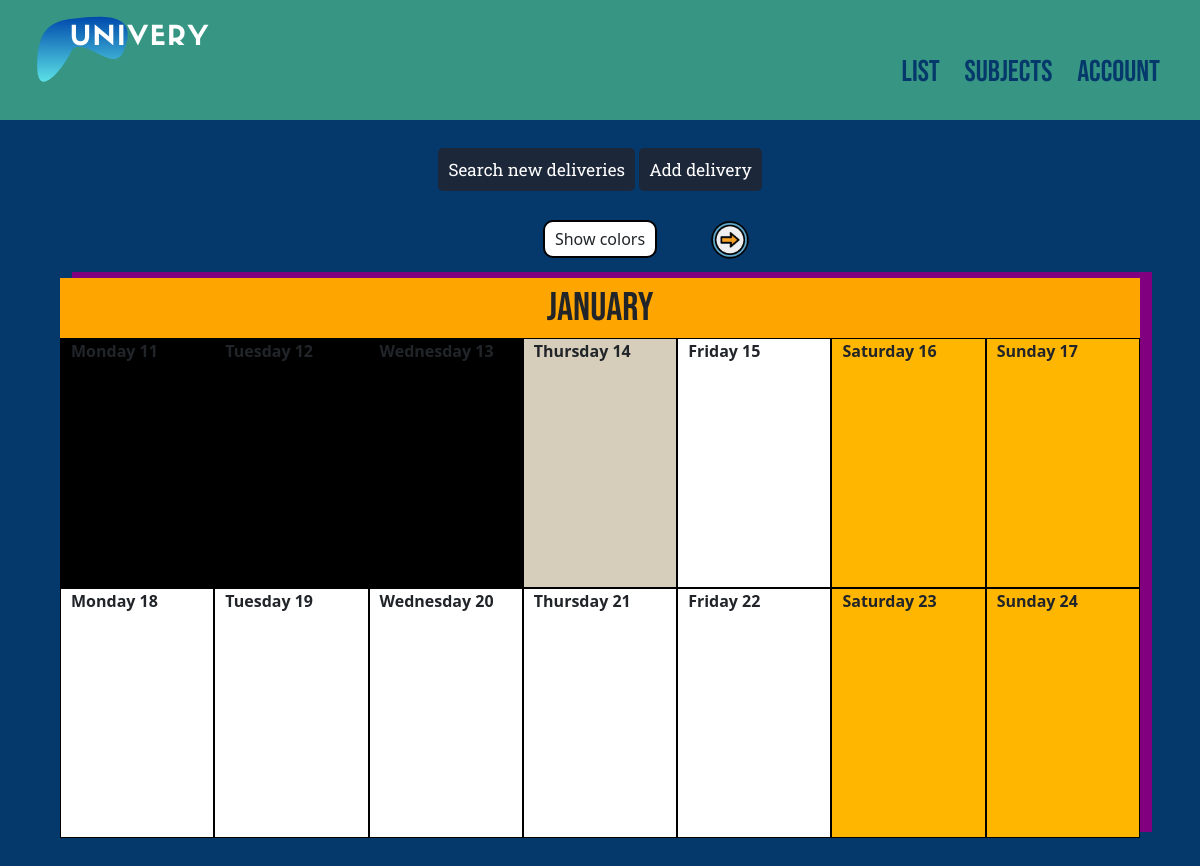
The app's page /calendar (signed in), older data.
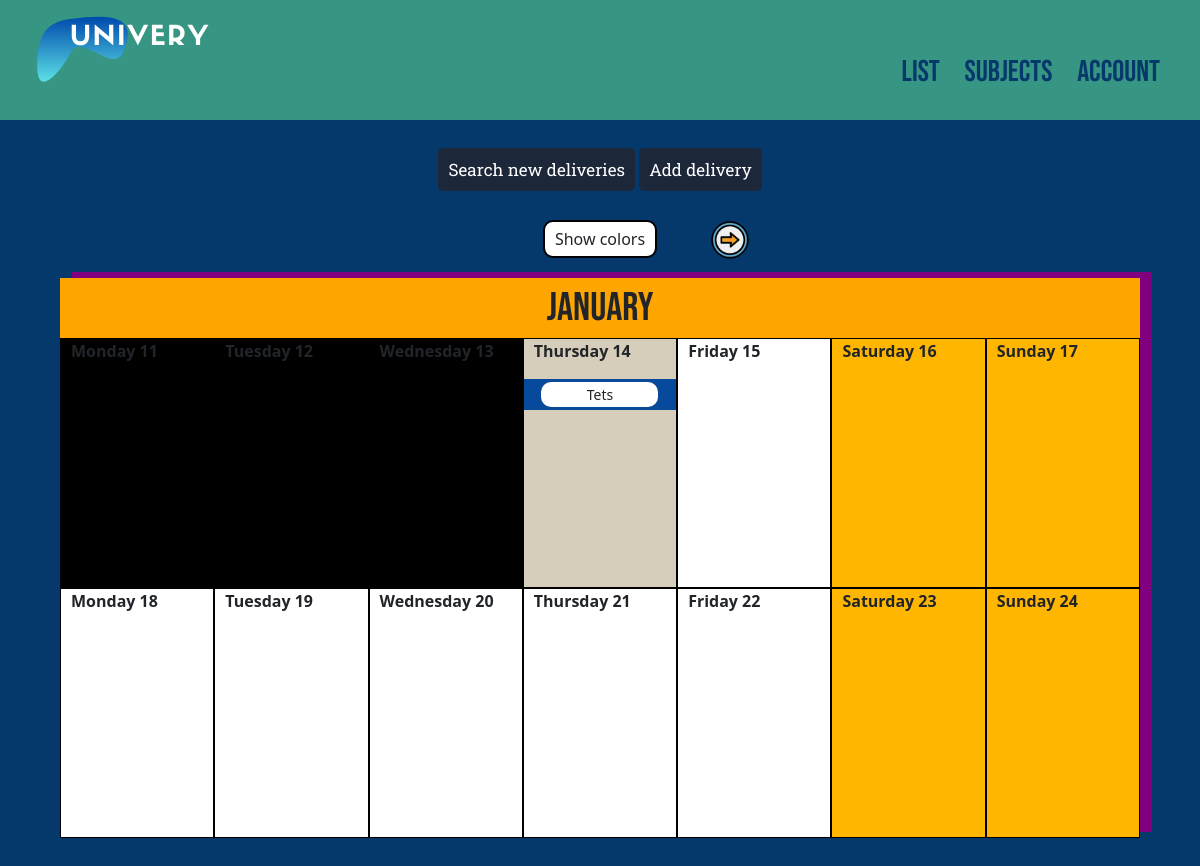
The same page, newer data.
### app/models.py (models this page shows, shortened)
class Delivery(db.Model):
    id = db.Column(db.Integer, primary_key=True)
    identification = db.Column(db.String(15), nullable=False, default=0)
    name = db.Column(db.String(80), nullable=False)
    description = db.Column(db.String(1000))
    toDate = db.Column(db.DateTime, nullable=True)
    toDateStr = db.Column(db.String(20), nullable=True)
    url = db.Column(db.String(300), nullable=True)
    hasEnded = db.Column(db.Boolean, nullable=False, default=False)
    subject_id = db.Column(db.String(15), db.ForeignKey('subject.identification'), nullable=False)
    users = db.relationship("UserDelivery", back_populates="delivery")

### app/deliveries/routes.py (the view)
@deliveries.route("/calendar")
@deliveries.route("/calendar/<int:n>")
@login_required
def calendar(n=0):
    days, month = get_days(14, n)
    return render_template('delivery/calendar.html', title="Calendar",
        days=days, month=month, view=n)

### app/deliveries/utils.py (called while the page is built)
def get_days(ndays, view):
    today = datetime.today()
    first_day = today - timedelta(days=today.weekday()) # Current week's Monday
    first_day += timedelta(days=ndays*view)             # Go back/forward view weeks
    days, months = [], set()
    for i in range(0, ndays):
        i_day = first_day + timedelta(days=i)
        months.add(i_day.strftime("%B"))
        elements = {
            'deliveries':[(
                    ud.delivery,
                    USbySubject(ud.delivery.subject_id)
                ) for ud in UDnotDone() if ud.delivery.toDateStr == str(i_day.date())
            ] if i_day >= today else [],
            'day': i_day.strftime("%A") + " " + str(i_day.day),
            'color': day_color(today, i_day)}
        days.append(elements)
    return days, "/".join(list(months))

def day_color(today, iday):
    if iday == today:
        return '#d6ceba'    # Color for today
    elif iday.weekday() > 4:
        return '#ffb600'    # Color for weekend
    elif iday < today:
        return '#000'       # Color for past
    else:
        return '#fff'       # Color for future

### app/global_utils.py (called while the page is built)
def UDnotDone():
    return db.session.query(UserDelivery).filter_by(
        user_id=current_user.id,
        isDone=False,
        isEliminated=False
    ).all()

def USbySubject(subject_id):
    return db.session.query(UserSubject).filter_by(
        subject_id=subject_id,
        user_id=current_user.id
    ).first()

### app/main/utils.py (called while the page is built)
    def __call__(self):
        if self.boolean:
            return render_template('errors/maintenance.html', title="Error")

### app/models.py (called while the page is built)
@login_manager.user_loader
def load_user(user_id):
    return User.query.get(int(user_id))

### app/templates/delivery/calendar.html (shortened to what this page needs)
{% extends "home.html" %}
{% block deliveries %}
<div class="calendar-page">
    <div class="colors-calendar">
        <a class="right" href="{{url_for('deliveries.calendar', n=view+1)}}">
            <img width="40px" height="40px" src="/static/web_pics/next.png" alt=""></a>
            <p class="colors-calendar-content" id="colors-btn">Show colors</p>
    </div>
    <div class="calendar">
        <div class="month-name">
            <p>{{month}}</p>
        </div>
        {% for day in days %}
        <div class="day" style="background-color: {{day['color']}};">
            <p class="day-corner">{{day['day']}}</p>
            {% for delivery, subject in day['deliveries'] %}
            <div class="day-element" onclick="openPopup([
                    '{{delivery.name}}',
                    '{{delivery.description}}',
                    '{{delivery.toDate}}',
                    '{{delivery.url}}',
                    'Done',
                    '{{subject.subject.name}}',
                    '{{subject.subject.identification}}',
                    '{{delivery.id}}'
                    ], '/calendar/{{view}}')" style="
                        background-color: {{subject.color}};
                        border:3px solid {{subject.color}};">
                <p class="day-element-name small-font">{{delivery.name}}</p>
            </div>
            {% endfor %}
        </div>
        {% endfor %}
    </div>
</div>
{% endblock deliveries %}

### app/templates/home.html (shortened to what this page needs)
{% extends "base.html" %}
{% block content %}
<div class="home">
    <div class="waiting-loading">
        <div id="waiting" class="refresh-box">
            <p>
                <a id="refresh-text" class="refresh-text" href="{{ url_for('deliveries.update_deliveries', next=request.endpoint) }}">Search new deliveries</a>
                <a class="refresh-text" href="{{ url_for('deliveries.add_delivery', next=request.endpoint) }}">Add delivery</a>
            </p>
        </div>
    </div>
    {% block deliveries %}{% endblock deliveries %}
</div>
{% endblock content %}

### app/templates/base.html (shortened to what this page needs)
<html lang="en">
<head>
    <link rel="stylesheet" type="text/css" href="/static/main.css">
    <link href="https://cdn.jsdelivr.net/npm/bootstrap@5.0.0-beta1/dist/css/bootstrap.min.css" rel="stylesheet">
</head>
<body style="background-color: #05386b;">
    <header class="header">
        <div class="header-left">
            <a href="{{ url_for('main.home') }}">
                <img id="logo" src="/static/web_pics/logo.png" alt="">
            </a>
        </div>
        <div class="header-right">
            <ul class="links">
                {% if current_user.is_authenticated %}
                    {% if request.endpoint and "calendar" not in request.endpoint %}
                    <li><a href="{{ url_for('deliveries.calendar') }}">Calendar</a></li>
                    {% else %}
                    <li><a href="{{ url_for('main.home') }}">List</a></li>
                    {% endif %}
                <li><a href="{{ url_for('subjects.subjects_page') }}">Subjects</a></li>
                <li><a href="{{ url_for('users.account') }}">Account</a></li>
                {% else %}
                <li><a href="{{ url_for('users.login') }}">Login</a></li>
                <li><a href="{{ url_for('users.register') }}">Register</a></li>
                {% endif %}
            </ul>
        </div>
    </header>
    {% block content %}{% endblock %}
</body>
</html>
</html>

### app/static/main.css (style rules this page uses)
* { margin: 0; padding: 0; -webkit-box-sizing: border-box; box-sizing: border-box; }
body { position: relative; min-height: 100vh; }
.right { float: right; }
.header { background-color: #379683; width: 100%; height: 120px; }
.header-right { width: 70%; height: 100%; float: right; }
.header-left { width: 30%; height: 100%; float: left; }
.links { font-size: 30px; font-family: "Bebas Neue", cursive; float: right; margin-right: 20px; margin-top: 50px; }
.links li { margin-right: 20px; display: inline; }
.links li a { color: #05386b; text-decoration: none; }
#logo { -webkit-transform: translate(0, -150px); transform: translate(0, -150px); }
.colors-calendar { width: calc(min(80%,300px)); margin: 0 auto; margin-bottom: 20px; }
.colors-calendar-content { border: 2px solid black; border-radius: 10px; cursor: help; padding: 5px 10px; width: -webkit-fit-content; width: -moz-fit-content; width: fit-content; margin: 0 auto; background-color: white; }
.calendar-page { width: 90%; margin: 0 auto; }
.calendar { margin-bottom: 50px; -webkit-box-shadow: 12px -6px 0px purple; box-shadow: 12px -6px 0px purple; height: 560px; }
.month-name { height: -webkit-fit-content; height: -moz-fit-content; height: fit-content; background-color: #ffa500; }
.month-name p { font-size: 40px; font-family: "Bebas Neue", cursive; text-align: center; margin-bottom: 0; }
.day { width: calc(100%/7); height: 250px; border: 1px solid black; float: left; }
.day-element { margin: 10px 0; width: 100%; cursor: pointer; font-size: 14px; }
.day-element-name { background-color: white; margin: 0 auto; border-radius: 10px; text-align: center; width: 80%; padding: 2px 10px; }
.day-corner { margin-left: 10px; font-weight: bold; }
.waiting-loading { font-family: "Roboto Slab", serif; font-size: 17px; }
.refresh-box { height: 100px; text-align: center; line-height: 100px; vertical-align: middle; }
.refresh-text { background-color: #1c273a; padding: 10px; border-radius: 5px; text-decoration: none; color: white; -webkit-transition: 0.3s ease; transition: 0.3s ease; }

Row changes from the older to the newer data that the page shows:
added Delivery: name "Tets"
